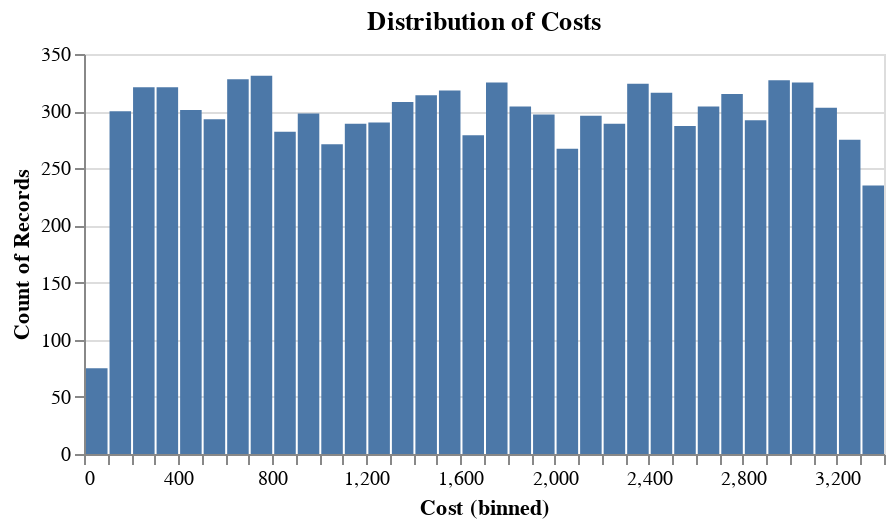

The cell this chart's notebook holds for it:
### Markdown cell above
# Case 2

### Code cell
#Case 2: # GIGO- It is very important to properly quantify the possible senarios for the optimistic, 
#most_likely and pessimistic outcomes out of the investment decision. Consider the following risk profile of the company that significantly 
#changes the changes the risk profile of the company.See below, for example, for optimistic, most likely and pessimistic costs in 1000s:

iteration = 10000

def montecarlo(iteration):
    optimistic = np.random.randint(0, 50, iteration)
    most_likely = np.random.randint(50, 100, iteration)
    pessimistic = np.random.randint(100, 20000, iteration)
    cost = (optimistic + 4*most_likely + pessimistic) / 6
    return cost


cost = montecarlo(iteration)
cost_df = pd.DataFrame({'Cost': cost})

alt.Chart(cost_df).mark_bar().encode(
    alt.X('Cost', bin=alt.Bin(maxbins=50)),
    y='count()'
).properties(
    title='Distribution of Costs',
    width= 400,
    height= 200
)

### Figure 1 — Vega-Lite specification as saved in the notebook (floating-point values rounded to 4 significant figures; data arrays with more than 128 entries replaced by an {"elided": "..."} marker saying what was removed)
{"config": {"view": {"continuousWidth": 300, "continuousHeight": 300}}, "data": {"name": "data-851db3b9e8d1416753cbb248a3504426"}, "mark": {"type": "bar"}, "encoding": {"x": {"bin": {"maxbins": 50}, "field": "Cost", "type": "quantitative"}, "y": {"aggregate": "count", "type": "quantitative"}}, "height": 200, "title": "Distribution of Costs", "width": 400, "$schema": "https://vega.github.io/schema/vega-lite/v5.17.0.json", "datasets": {"data-851db3b9e8d1416753cbb248a3504426": {"elided": "10000 records"}}}
